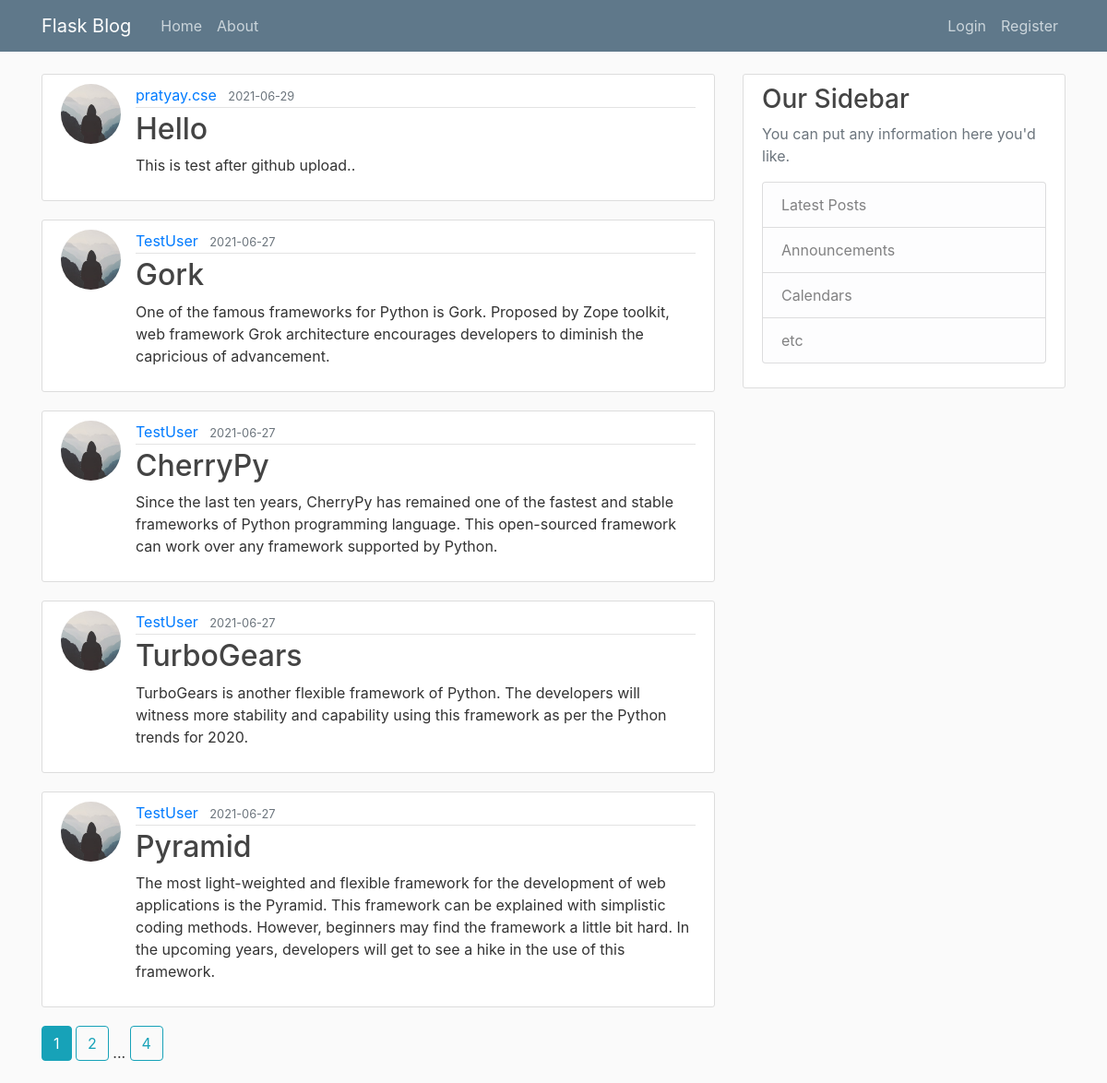
The page /home on the database its author committed.
### flaskblog/models.py (models this page shows, shortened)
class Post(db.Model):
    id = db.Column(db.Integer, primary_key=True)
    title = db.Column(db.String(100), nullable=False)
    date_posted = db.Column(db.DateTime, nullable=False, default=datetime.utcnow)
    content = db.Column(db.Text, nullable=False)
    user_id = db.Column(db.Integer, db.ForeignKey('user.id'), nullable=False)

class User(db.Model, UserMixin):
    id = db.Column(db.Integer, primary_key=True)
    username = db.Column(db.String(20), unique=True, nullable=False)
    email = db.Column(db.String(120), unique=True, nullable=False)
    image_file = db.Column(db.String(20), nullable=False, default='default.jpg')
    password = db.Column(db.String(60), nullable=False)
    posts = db.relationship('Post', backref='author', lazy=True)

### flaskblog/main/routes.py (the view)
@main.route('/')
@main.route('/home')
def home():
    page = request.args.get('page', 1, type=int)
    posts = Post.query.order_by(Post.date_posted.desc()).paginate(page=page, per_page=5)
    return render_template('home.html', posts=posts)

### flaskblog/templates/home.html
{% extends "layout.html" %}
{% block content %}
	{% for post in posts.items %}
		<article class="media content-section">
		  <img class="rounded-circle article-img" src="{{ url_for('static', filename='profile_pics/' + post.author.image_file) }}">
		  <div class="media-body">
		    <div class="article-metadata">
		      <a class="mr-2" href="{{ url_for('users.user_posts', username=post.author.username) }}">{{ post.author.username }}</a>
		      <small class="text-muted">{{ post.date_posted.strftime('%Y-%m-%d') }}</small>
		    </div>
		    <h2><a class="article-title" href="{{ url_for('posts.post', post_id=post.id) }}">{{ post.title }}</a></h2>
		    <p class="article-content">{{ post.content }}</p>
		  </div>
		</article>
	{% endfor %}
	{% for page_num in posts.iter_pages(left_edge=1, right_edge=1, left_current=1, right_current=2) %}
		{% if page_num %}
			{% if posts.page==page_num %}
				<a class="btn btn-info mb-4" href="{{ url_for('main.home', page=page_num) }}">{{ page_num }}</a>
			{% else %}
				<a class="btn btn-outline-info mb-4" href="{{ url_for('main.home', page=page_num) }}">{{ page_num }}</a>
			{% endif %}
		{% else %}
			...
		{% endif %}
	{% endfor %}
{% endblock content %}

### flaskblog/templates/layout.html (shortened to what this page needs)
<!DOCTYPE html>
<html>
<head>
    <link rel="stylesheet" href="https://maxcdn.bootstrapcdn.com/bootstrap/4.0.0/css/bootstrap.min.css">
    <link rel="stylesheet" type="text/css" href="{{ url_for('static', filename='main.css') }}">
	</head>
<body>
	<header class="site-header">
	  <nav class="navbar navbar-expand-md navbar-dark bg-steel fixed-top">
	    <div class="container">
	      <a class="navbar-brand mr-4" href="/">Flask Blog</a>
	      <div class="collapse navbar-collapse" id="navbarToggle">
	        <div class="navbar-nav mr-auto">
	          <a class="nav-item nav-link" href="{{ url_for('main.home') }}">Home</a>
	          <a class="nav-item nav-link" href="{{ url_for('main.about') }}">About</a>
	        </div>
	        <div class="navbar-nav">
	          {% if current_user.is_authenticated %}
	            <a class="nav-item nav-link" href="{{ url_for('posts.new_post') }}">New Post</a>
	            <a class="nav-item nav-link" href="{{ url_for('users.account') }}">Account</a>
	            <a class="nav-item nav-link" href="{{ url_for('users.logout') }}">Logout</a>
	          {% else %}
	            <a class="nav-item nav-link" href="{{ url_for('users.login') }}">Login</a>
	            <a class="nav-item nav-link" href="{{ url_for('users.register') }}">Register</a>
	          {% endif %}
	        </div>
	      </div>
	    </div>
	  </nav>
	</header>
	<main role="main" class="container">
	  <div class="row">
	    <div class="col-md-8">
	      {% block content %}{% endblock %}
	    </div>
	    <div class="col-md-4">
	      <div class="content-section">
	        <h3>Our Sidebar</h3>
	        <p class='text-muted'>You can put any information here you'd like.
	          <ul class="list-group">
	            <li class="list-group-item list-group-item-light">Latest Posts</li>
	            <li class="list-group-item list-group-item-light">Announcements</li>
	            <li class="list-group-item list-group-item-light">Calendars</li>
	            <li class="list-group-item list-group-item-light">etc</li>
	          </ul>
	        </p>
	      </div>
	    </div>
	  </div>
	</main>
</body>
</html>

### flaskblog/static/main.css (style rules this page uses)
body { background: #fafafa; color: #333333; margin-top: 5rem; }
h1, h2, h3, h4, h5, h6 { color: #444444; }
.bg-steel { background-color: #5f788a; }
.site-header .navbar-nav .nav-link { color: #cbd5db; }
.content-section { background: #ffffff; padding: 10px 20px; border: 1px solid #dddddd; border-radius: 3px; margin-bottom: 20px; }
.article-title { color: #444444; }
.article-content { white-space: pre-line; }
.article-img { height: 65px; width: 65px; margin-right: 16px; }
.article-metadata { padding-bottom: 1px; margin-bottom: 4px; border-bottom: 1px solid #e3e3e3 }

### rows shown on the page
Post: image_file (placeholder picture), author.username "pratyay.cse", date_posted "2021-06-29", title "Hello", content "This is test after github upload.."
Post: image_file (placeholder picture), author.username "TestUser", date_posted "2021-06-27", title "Gork", content "One of the famous frameworks for Python is Gork. Proposed by Zope toolkit, web framework Grok architecture encourages developers to diminish the capricious of advancement."
Post: image_file (placeholder picture), author.username "TestUser", date_posted "2021-06-27", title "CherryPy", content "Since the last ten years, CherryPy has remained one of the fastest and stable frameworks of Python programming language. This open-sourced framework can work over any framework supported by Python."
Post: image_file (placeholder picture), author.username "TestUser", date_posted "2021-06-27", title "TurboGears", content "TurboGears is another flexible framework of Python. The developers will witness more stability and capability using this framework as per the Python trends for 2020."
Post: image_file (placeholder picture), author.username "TestUser", date_posted "2021-06-27", title "Pyramid", content "The most light-weighted and flexible framework for the development of web applications is the Pyramid. This framework can be explained with simplistic coding methods. However, beginners may find the framework a little bit hard. In the upcoming years, developers will get to see a hike in the use of this framework."

### other values the page prints
{{ page_num }} "1"
{{ page_num }} "2" "4"
